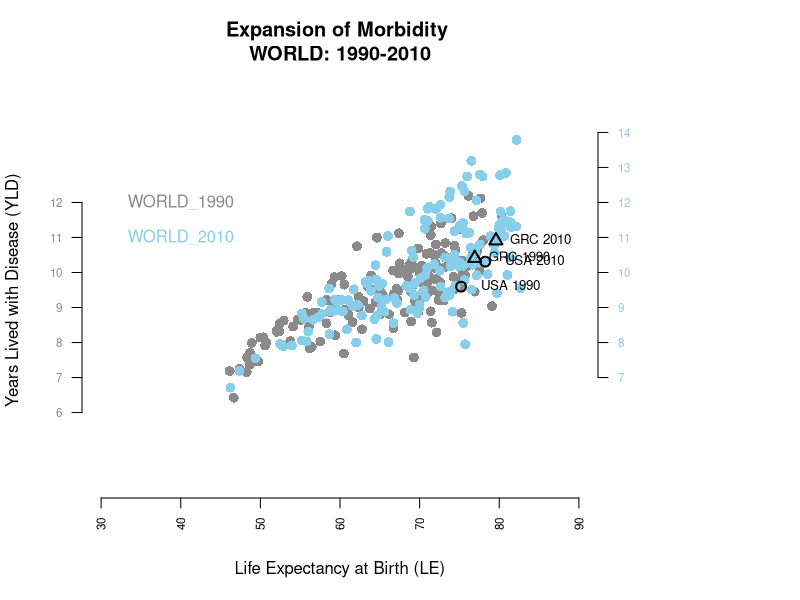
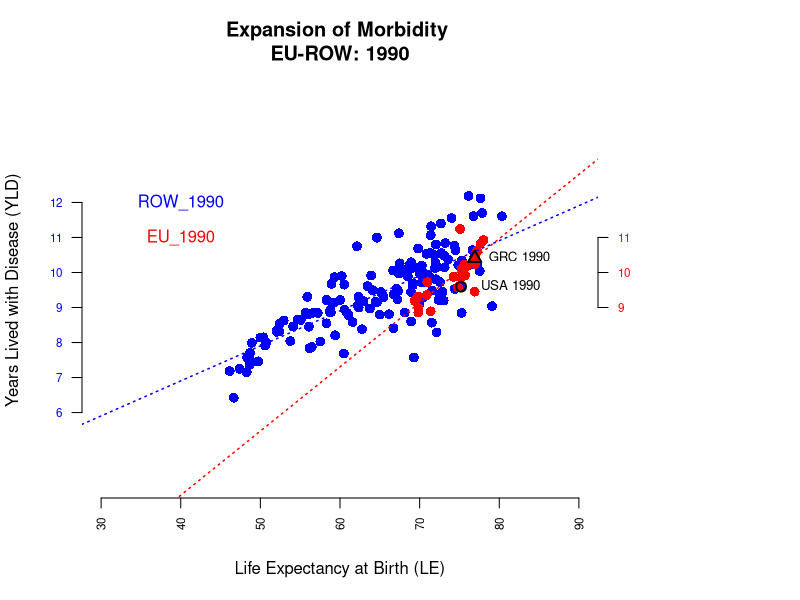
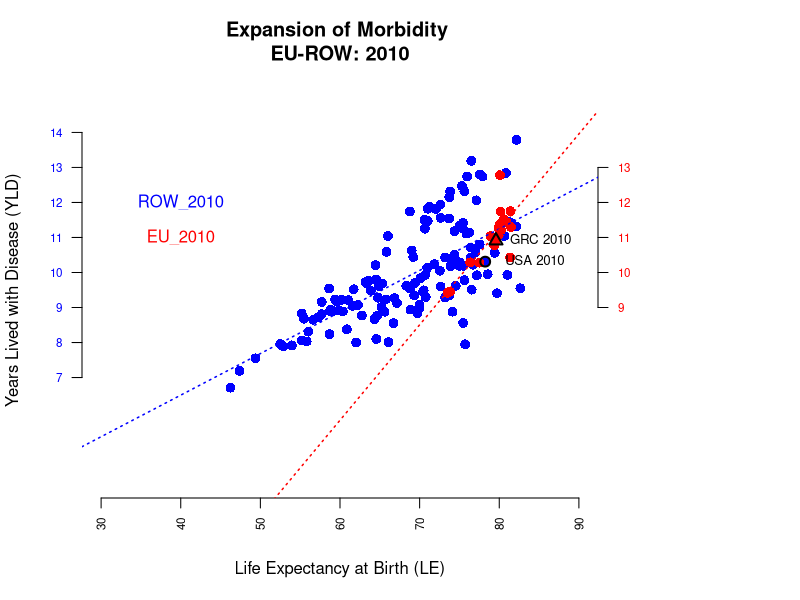
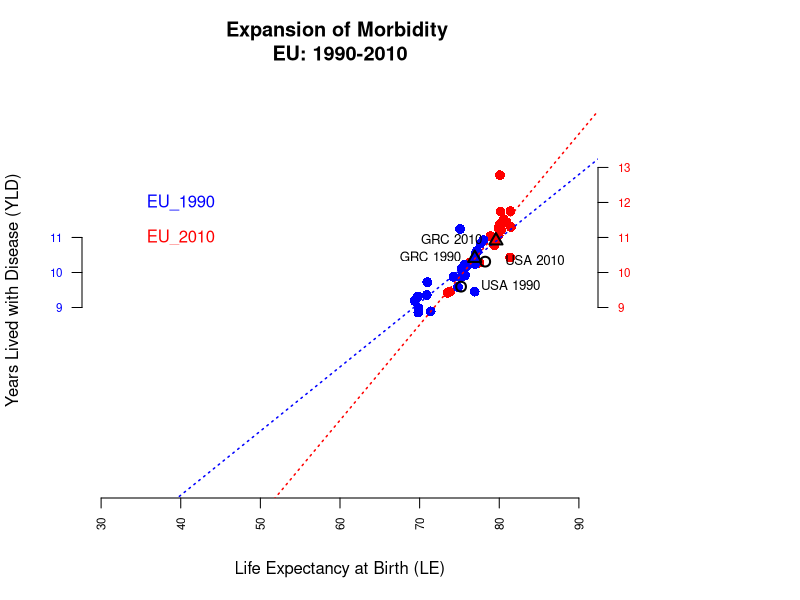
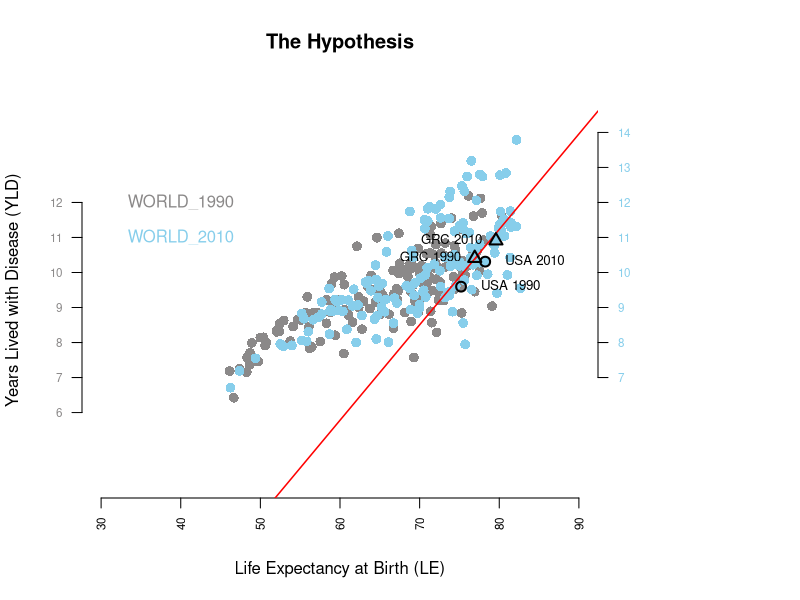

Here is the R script that generated these plots, in order:
## ---- chunk 1
knitr::opts_chunk$set(echo = TRUE)
## ---- chunk 2
library(data.table)

data.EU.1990 <- read.csv("Output_EU_1990.csv")
data.EU.2010 <- read.csv("Output_EU_2010.csv")
data.ROW.1990 <- read.csv("Output_ROW_1990.csv")
data.ROW.2010 <- read.csv("Output_ROW_2010.csv")

head(data.EU.1990)
head(data.EU.2010)
head(data.ROW.1990)
head(data.ROW.2010)

attach(data.EU.1990)
attach(data.EU.2010)
attach(data.ROW.1990)
attach(data.ROW.2010)

## ---- chunk 3
ID.EU <- "GRC"
ID.ROW <- "USA"
## ---- chunk 4
par(mar=c(5, 4, 4, 10) + 0.1)

plot(data.ROW.1990$le, data.ROW.1990$yld, main="Expansion of Morbidity \nWORLD: 1990-2010", xlab="Life Expectancy at Birth (LE)", ylab="Years Lived with Disease (YLD)", col="snow4", pch = 16, cex = 1.3, lty = "solid", lwd = 2, xlim=c(30, 90), ylim=c(4, 15), axes=FALSE, frame.plot=FALSE)

points(data.EU.1990$le, data.EU.1990$yld, col="snow4", pch = 16, cex = 1.3, lty = "solid", lwd = 2)

points(data.ROW.2010$le, data.ROW.2010$yld, col="skyblue", pch = 16, cex = 1.3, lty = "solid", lwd = 2)

points(data.EU.2010$le, data.EU.2010$yld,  col="skyblue", pch = 16, cex = 1.3, lty = "solid", lwd = 2)

axis(1, col.axis="black", las=2, cex.axis=0.7, tick=-.01)

axis(2, at=(round(min(data.ROW.1990$yld), 0): round(max(data.ROW.1990$yld), 0)), col.axis="snow4", las=2, cex.axis=0.7, tick=-.01)

axis(4, at=(round(min(data.ROW.2010$yld), 0): round(max(data.ROW.2010$yld), 0)), col.axis="skyblue", las=2, cex.axis=0.7, tick=-.01)

text(40, 12, "WORLD_1990", col="snow4")
text(40, 11, "WORLD_2010", col="skyblue")


points(data.EU.1990$le[data.EU.1990$country == ID.EU], data.EU.1990$yld[data.EU.1990$country == ID.EU], pch=2, col="black", cex = 1.3, lty = "solid", lwd = 2)

text(data.EU.1990$le[data.EU.1990$country == ID.EU], data.EU.1990$yld[data.EU.1990$country == ID.EU], labels=paste(ID.EU, "1990"), cex= .8, pos=4, offset = .7)

points(data.EU.2010$le[data.EU.2010$country == ID.EU], data.EU.2010$yld[data.EU.2010$country == ID.EU], pch=2, col="black", cex = 1.3, lty = "solid", lwd = 2)

text(data.EU.2010$le[data.EU.2010$country == ID.EU], data.EU.2010$yld[data.EU.2010$country == ID.EU], labels=paste(ID.EU, "2010"), cex= .8, pos=4, offset = .7)

points(data.ROW.1990$le[data.ROW.1990$country == ID.ROW], data.ROW.1990$yld[data.ROW.1990$country == ID.ROW], pch=21, col="black", cex = 1.3, lty = "solid", lwd = 2)

text(data.ROW.1990$le[data.ROW.1990$country == ID.ROW], data.ROW.1990$yld[data.ROW.1990$country == ID.ROW], labels=paste(ID.ROW, "1990"), cex= .8, pos=4, offset = 1)

points(data.ROW.2010$le[data.ROW.2010$country == ID.ROW], data.ROW.2010$yld[data.ROW.2010$country == ID.ROW], pch=21, col="black", cex = 1.3, lty = "solid", lwd = 2)

text(data.ROW.2010$le[data.ROW.2010$country == ID.ROW], data.ROW.2010$yld[data.ROW.2010$country == ID.ROW], labels=paste(ID.ROW, "2010"), cex= .8, pos=4, offset = 1)

## ---- chunk 5
par(mar=c(5, 4, 4, 10) + 0.1)

plot(data.ROW.1990$le, data.ROW.1990$yld, main="Expansion of Morbidity \nEU-ROW: 1990", xlab="Life Expectancy at Birth (LE)", ylab="Years Lived with Disease (YLD)", col="blue", pch = 16, cex = 1.3, lty = "solid", lwd = 2, xlim=c(30,90), ylim=c(4, 15), axes=FALSE, frame.plot=FALSE)

points(data.EU.1990$le, data.EU.1990$yld, col="red", pch = 16, cex = 1.3, lty = "solid", lwd = 2)

axis(1, col.axis="black", las=2, cex.axis=0.7, tick=-.01)

axis(2, at=(round(min(data.ROW.1990$yld), 0): round(max(data.ROW.1990$yld), 0)), col.axis="blue", las=2, cex.axis=0.7, tick=-.01)

axis(4, at=(round(min(data.EU.1990$yld), 0): round(max(data.EU.1990$yld), 0)), col.axis="red", las=2, cex.axis=0.7, tick=-.01)

text(40, 12, "ROW_1990", col="blue")
text(40, 11, "EU_1990", col="red")

fun.ROW.1990 <- lm(data.ROW.1990$yld ~ data.ROW.1990$le)
fun.EU.1990 <- lm(data.EU.1990$yld ~ data.EU.1990$le)

abline(fun.ROW.1990, lty = 3, col="blue", lwd=1.5)
abline(fun.EU.1990, lty = 3, col="red", lwd=1.5)

points(data.EU.1990$le[data.EU.1990$country == ID.EU], data.EU.1990$yld[data.EU.1990$country == ID.EU], pch=2, col="black", cex = 1.3, lty = "solid", lwd = 2)

text(data.EU.1990$le[data.EU.1990$country == ID.EU], data.EU.1990$yld[data.EU.1990$country == ID.EU], labels=paste(ID.EU, "1990"), cex= .8, pos=4, offset = .7)

points(data.ROW.1990$le[data.ROW.1990$country == ID.ROW], data.ROW.1990$yld[data.ROW.1990$country == ID.ROW], pch=21, col="black", cex = 1.3, lty = "solid", lwd = 2)

text(data.ROW.1990$le[data.ROW.1990$country == ID.ROW], data.ROW.1990$yld[data.ROW.1990$country == ID.ROW], labels=paste(ID.ROW, "1990"), cex= .8, pos=4, offset = 1)

## ---- chunk 6
par(mar=c(5, 4, 4, 10) + 0.1)

plot(data.ROW.2010$le, data.ROW.2010$yld, main="Expansion of Morbidity \nEU-ROW: 2010", xlab="Life Expectancy at Birth (LE)", ylab="Years Lived with Disease (YLD)", col="blue", pch = 16, cex = 1.3, lty = "solid", lwd = 2, xlim=c(30,90), ylim=c(4, 15), axes=FALSE, frame.plot=FALSE)

points(data.EU.2010$le, data.EU.2010$yld, col="red", pch = 16, cex = 1.3, lty = "solid", lwd = 2)

axis(1, col.axis="black", las=2, cex.axis=0.7, tick=-.01)

axis(2, at=(round(min(data.ROW.2010$yld), 0): round(max(data.ROW.2010$yld), 0)), col.axis="blue", las=2, cex.axis=0.7, tick=-.01)

axis(4, at=(round(min(data.EU.2010$yld), 0): round(max(data.EU.2010$yld), 0)), col.axis="red", las=2, cex.axis=0.7, tick=-.01)

text(40, 12, "ROW_2010", col="blue")
text(40, 11, "EU_2010", col="red")

fun.ROW.2010 <- lm(data.ROW.2010$yld ~ data.ROW.2010$le)
fun.EU.2010 <- lm(data.EU.2010$yld ~ data.EU.2010$le)

abline(fun.ROW.2010, lty = 3, col="blue", lwd=1.5)
abline(fun.EU.2010, lty = 3, col="red", lwd=1.5)

points(data.EU.2010$le[data.EU.2010$country == ID.EU], data.EU.2010$yld[data.EU.2010$country == ID.EU], pch=2, col="black", cex = 1.3, lty = "solid", lwd = 2)

text(data.EU.2010$le[data.EU.2010$country == ID.EU], data.EU.2010$yld[data.EU.2010$country == ID.EU], labels=paste(ID.EU, "2010"), cex= .8, pos=4, offset = .7)

points(data.ROW.2010$le[data.ROW.2010$country == ID.ROW], data.ROW.2010$yld[data.ROW.2010$country == ID.ROW], pch=21, col="black", cex = 1.3, lty = "solid", lwd = 2)

text(data.ROW.2010$le[data.ROW.2010$country == ID.ROW], data.ROW.2010$yld[data.ROW.2010$country == ID.ROW], labels=paste(ID.ROW, "2010"), cex= .8, pos=4, offset = 1)


## ---- chunk 7
par(mar=c(5, 4, 4, 10) + 0.1)

plot(data.EU.2010$le, data.EU.2010$yld, main="Expansion of Morbidity \nEU: 1990-2010", xlab="Life Expectancy at Birth (LE)", ylab="Years Lived with Disease (YLD)", col="red", pch = 16, cex = 1.3, lty = "solid", lwd = 2, xlim=c(30, 90), ylim=c(4, 15), axes=FALSE, frame.plot=FALSE)

points(data.EU.1990$le, data.EU.1990$yld, col="blue", pch = 16, cex = 1.3, lty = "solid", lwd = 2)

axis(1, col.axis="black", las=2, cex.axis=0.7, tick=-.01)

axis(2, at=(round(min(data.EU.1990$yld), 0): round(max(data.EU.1990$yld), 0)), col.axis="blue", las=2, cex.axis=0.7, tick=-.01)

axis(4, at=(round(min(data.EU.2010$yld), 0): round(max(data.EU.2010$yld), 0)), col.axis="red", las=2, cex.axis=0.7, tick=-.01)

text(40, 12, "EU_1990", col="blue")
text(40, 11, "EU_2010", col="red")

fun.EU.2010 <- lm(data.EU.2010$yld ~ data.EU.2010$le)
fun.EU.1990 <- lm(data.EU.1990$yld ~ data.EU.1990$le)

abline(lm(data.EU.1990$yld ~ data.EU.1990$le), lty = 3, col="blue", lwd=1.5)
abline(lm(data.EU.2010$yld ~ data.EU.2010$le), lty = 3, col="red", lwd=1.5)

points(data.EU.1990$le[data.EU.1990$country == ID.EU], data.EU.1990$yld[data.EU.1990$country == ID.EU], pch=2, col="black", cex = 1.3, lty = "solid", lwd = 2)

text(data.EU.1990$le[data.EU.1990$country == ID.EU], data.EU.1990$yld[data.EU.1990$country == ID.EU], labels=paste(ID.EU, "1990"), cex= .8, pos=2, offset = .7)

points(data.EU.2010$le[data.EU.2010$country == ID.EU], data.EU.2010$yld[data.EU.2010$country == ID.EU], pch=2, col="black", cex = 1.3, lty = "solid", lwd = 2)

text(data.EU.2010$le[data.EU.2010$country == ID.EU], data.EU.2010$yld[data.EU.2010$country == ID.EU], labels=paste(ID.EU, "2010"), cex= .8, pos=2, offset = .7)

points(data.ROW.1990$le[data.ROW.1990$country == ID.ROW], data.ROW.1990$yld[data.ROW.1990$country == ID.ROW], pch=21, col="black", cex = 1.3, lty = "solid", lwd = 2)

text(data.ROW.1990$le[data.ROW.1990$country == ID.ROW], data.ROW.1990$yld[data.ROW.1990$country == ID.ROW], labels=paste(ID.ROW, "1990"), cex= .8, pos=4, offset = 1)

points(data.ROW.2010$le[data.ROW.2010$country == ID.ROW], data.ROW.2010$yld[data.ROW.2010$country == ID.ROW], pch=21, col="black", cex = 1.3, lty = "solid", lwd = 2)

text(data.ROW.2010$le[data.ROW.2010$country == ID.ROW], data.ROW.2010$yld[data.ROW.2010$country == ID.ROW], labels=paste(ID.ROW, "2010"), cex= .8, pos=4, offset = 1)

## ---- chunk 8
par(mar=c(5, 4, 4, 10) + 0.1)

plot(data.ROW.1990$le, data.ROW.1990$yld, main="The Hypothesis", xlab="Life Expectancy at Birth (LE)", ylab="Years Lived with Disease (YLD)", col="snow4", pch = 16, cex = 1.3, lty = "solid", lwd = 2, xlim=c(30, 90), ylim=c(4, 15), axes=FALSE, frame.plot=FALSE)

points(data.EU.1990$le, data.EU.1990$yld, col="snow4", pch = 16, cex = 1.3, lty = "solid", lwd = 2)

points(data.ROW.2010$le, data.ROW.2010$yld, col="skyblue", pch = 16, cex = 1.3, lty = "solid", lwd = 2)

points(data.EU.2010$le, data.EU.2010$yld,  col="skyblue", pch = 16, cex = 1.3, lty = "solid", lwd = 2)

axis(1, col.axis="black", las=2, cex.axis=0.7, tick=-.01)

axis(2, at=(round(min(data.ROW.1990$yld), 0): round(max(data.ROW.1990$yld), 0)), col.axis="snow4", las=2, cex.axis=0.7, tick=-.01)

axis(4, at=(round(min(data.ROW.2010$yld), 0): round(max(data.ROW.2010$yld), 0)), col.axis="skyblue", las=2, cex.axis=0.7, tick=-.01)

text(40, 12, "WORLD_1990", col="snow4")
text(40, 11, "WORLD_2010", col="skyblue")

fun.EU.2010 <- lm(data.EU.2010$yld ~ data.EU.2010$le)

abline(lm(data.EU.2010$yld ~ data.EU.2010$le), lty = 1, col="red", lwd=1.5)

points(data.EU.1990$le[data.EU.1990$country == ID.EU], data.EU.1990$yld[data.EU.1990$country == ID.EU], pch=2, col="black", cex = 1.3, lty = "solid", lwd = 2)

text(data.EU.1990$le[data.EU.1990$country == ID.EU], data.EU.1990$yld[data.EU.1990$country == ID.EU], labels=paste(ID.EU, "1990"), cex= .8, pos=2, offset = .7)

points(data.EU.2010$le[data.EU.2010$country == ID.EU], data.EU.2010$yld[data.EU.2010$country == ID.EU], pch=2, col="black", cex = 1.3, lty = "solid", lwd = 2)

text(data.EU.2010$le[data.EU.2010$country == ID.EU], data.EU.2010$yld[data.EU.2010$country == ID.EU], labels=paste(ID.EU, "2010"), cex= .8, pos=2, offset = .7)

points(data.ROW.1990$le[data.ROW.1990$country == ID.ROW], data.ROW.1990$yld[data.ROW.1990$country == ID.ROW], pch=21, col="black", cex = 1.3, lty = "solid", lwd = 2)

text(data.ROW.1990$le[data.ROW.1990$country == ID.ROW], data.ROW.1990$yld[data.ROW.1990$country == ID.ROW], labels=paste(ID.ROW, "1990"), cex= .8, pos=4, offset = 1)

points(data.ROW.2010$le[data.ROW.2010$country == ID.ROW], data.ROW.2010$yld[data.ROW.2010$country == ID.ROW], pch=21, col="black", cex = 1.3, lty = "solid", lwd = 2)

text(data.ROW.2010$le[data.ROW.2010$country == ID.ROW], data.ROW.2010$yld[data.ROW.2010$country == ID.ROW], labels=paste(ID.ROW, "2010"), cex= .8, pos=4, offset = 1)

## ---- chunk 9
